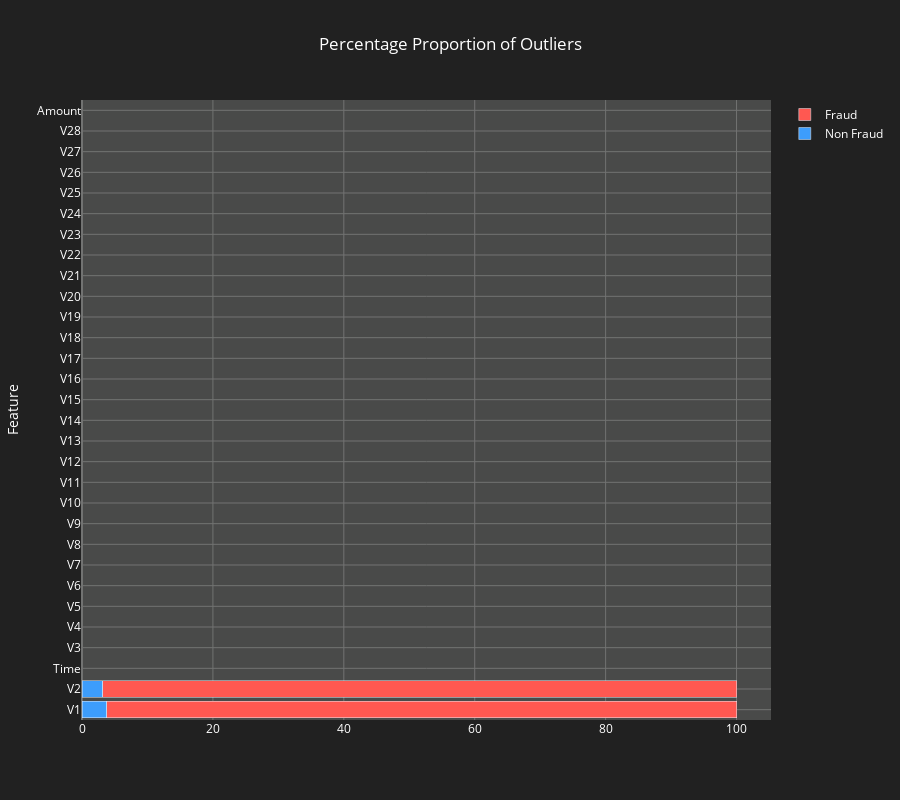

Notebook cell for this chart:
### Code cell
# Percent outliers
ol_df2['Ratio 0'] = (ol_df2['Class 0']/df_eda['Class'].value_counts()[0])
ol_df2['Ratio 1'] = (ol_df2['Class 1']/df_eda['Class'].value_counts()[1])
ol_df2['Percent 0'] = (ol_df2['Ratio 0']/(ol_df2['Ratio 0']+ol_df2['Ratio 1']))
ol_df2['Percent 1'] = (ol_df2['Ratio 1']/(ol_df2['Ratio 0']+ol_df2['Ratio 1']))
ol_df2.sort_values(by='Percent 0', ascending=False, inplace=True)

fig = go.Figure()
fig.add_trace(go.Bar(x=ol_df2['Percent 0']*100, y=ol_df2.index, orientation='h', marker_color=colors[1], name="Non Fraud"))
fig.add_trace(go.Bar(x=ol_df2['Percent 1']*100, y=ol_df2.index, orientation='h', marker_color=colors[0], name="Fraud"))
fig.update_layout(barmode='stack', height=800, title="Percentage Proportion of Outliers", title_x=0.5, plot_bgcolor=colors[3], paper_bgcolor=colors[4], font_color=colors[5], yaxis_title="Feature")
fig.update_xaxes(gridcolor=colors[6], zerolinecolor=colors[6])
fig.update_yaxes(gridcolor=colors[6], zerolinecolor=colors[6])

### Figure 1 — Plotly figure (JSON) as saved in the notebook; plotly's stock layout.template omitted (floating-point values rounded to 4 significant figures)
{"data": [{"marker": {"color": "#3d9dfc"}, "name": "Non Fraud", "orientation": "h", "x": [3.758, 3.171, null, null, null, null, null, null, null, null, null, null, null, null, null, null, null, null, null, null, null, null, null, null, null, null, null, null, null, null], "y": ["V1", "V2", "Time", "V3", "V4", "V5", "V6", "V7", "V8", "V9", "V10", "V11", "V12", "V13", "V14", "V15", "V16", "V17", "V18", "V19", "V20", "V21", "V22", "V23", "V24", "V25", "V26", "V27", "V28", "Amount"], "type": "bar"}, {"marker": {"color": "#FF5851"}, "name": "Fraud", "orientation": "h", "x": [96.24, 96.83, null, null, null, null, null, null, null, null, null, null, null, null, null, null, null, null, null, null, null, null, null, null, null, null, null, null, null, null], "y": ["V1", "V2", "Time", "V3", "V4", "V5", "V6", "V7", "V8", "V9", "V10", "V11", "V12", "V13", "V14", "V15", "V16", "V17", "V18", "V19", "V20", "V21", "V22", "V23", "V24", "V25", "V26", "V27", "V28", "Amount"], "type": "bar"}], "layout": {"title": {"text": "Percentage Proportion of Outliers", "x": 0.5}, "font": {"color": "#ffffff"}, "barmode": "stack", "height": 800, "plot_bgcolor": "#494a49", "paper_bgcolor": "#212121", "yaxis": {"title": {"text": "Feature"}, "gridcolor": "#727372", "zerolinecolor": "#727372"}, "xaxis": {"gridcolor": "#727372", "zerolinecolor": "#727372"}}}
